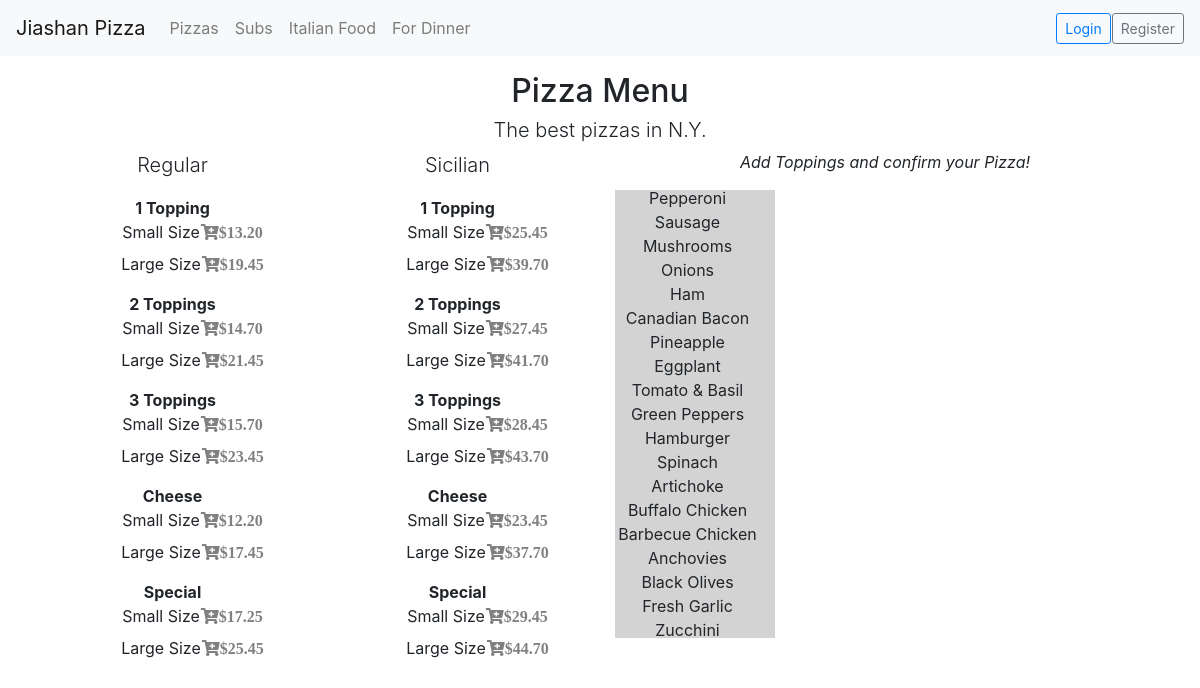
The page /pizzas on the database its author committed.
### orders/models.py (models this page shows, shortened)
class Pizza(models.Model):
    kind = models.CharField(max_length=64)
    type = models.CharField(max_length=64)
    size = models.CharField(max_length=5)
    price = models.DecimalField(max_digits=5, decimal_places=2)

class Topping (models.Model):
    name = models.CharField(max_length=64)

### orders/views.py (the view)
# urls.py: path("pizzas", views.pizzas, name="pizzas"),
def pizzas(request):
    pizza = Pizza.objects.all()
    topping =Topping.objects.all()
    context = {
    "user": request.user,
    "pizza" : pizza,
    "topping" : topping,
    }
    return render(request, "orders/pizzas.html", context)

### orders/templates/orders/pizzas.html (shortened to what this page needs)
{% extends "orders/base.html" %}
{% block body %}
<div class="container text-center">
  <div class="row justify-content-center margin-top">
    <div class="col-4">
      <h2>Pizza Menu</h2>
      <h4 class="lead">The best pizzas in N.Y.</h4>
    </div>
  </div>
  <div class="row">
{% regroup pizza by kind as kind_list %}
{% for k in kind_list%}
    <div class="col">
      <p class="lead">{{k.grouper}}</p>
    {% regroup k.list|dictsort:"type" by type as type_list %}
      <dl class="text-center Capitalize">
        {% for t in type_list%}
        <dd><b>{{t.grouper}}</b>
          <ul>
          {% for s in t.list %}
            <dd class="item">{{ s.size }} size<a href="#" data-order='{"ID":"{{s.id}}", "size":"{{s.size}}", "type":"{{s.type}}", "kind":"{{s.kind}}", "price":{{s.price}}}' class="fas fa-cart-plus item-button add-order">${{s.price}}</a></dd>
          {% endfor %}
          </ul>
        </dd>
        {% endfor %}
      </dl>
    </div>
{% endfor %}
    <div class="col-6">
      <p><em>Add Toppings and confirm your Pizza!</em></p>
      <div class="row">
        <div class="col-4">
          <dl class="text-center Capitalize" id="toppings">
            {% for t in topping%}
            <dd>{{ t.name }}<a href="#" data-order='{"ID":"{{t.id}}", "name":"{{t.name}}"}' class="fas fa-plus topp-button add-topp hide"></a></dd>
            {% endfor %}
          </dl>
        </div>
        <div class="col">
        </div>
      </div>
    </div>
  </div>
</div>
{% endblock %}

### orders/templates/orders/base.html (shortened to what this page needs)
{% load static %}
<!DOCTYPE html>
<html>
  <head>
    <link rel="stylesheet" href="https://maxcdn.bootstrapcdn.com/bootstrap/4.0.0-beta.3/css/bootstrap.min.css">
    <link rel="stylesheet" href="https://use.fontawesome.com/releases/v5.3.1/css/all.css">
    <link rel="stylesheet" href="{% static 'orders/styles.css' %}"/>
  </head>
  <body>
    <nav class="navbar navbar-expand navbar-light bg-light sticky-top">
      <a class="navbar-brand" href="{% url 'index' %}">Jiashan Pizza</a>
        <div class="navbar-nav">
          <a class="nav-item nav-link" href="{% url 'pizzas' %}">Pizzas</a>
          <a class="nav-item nav-link" href="#">Subs</a>
          <a class="nav-item nav-link" href="#">Italian Food</a>
          <a class="nav-item nav-link" href="#">For Dinner</a>
        </div>
        {% if not user.is_authenticated %}
        <form class="form-inline ml-auto">
          <a class="btn btn-sm btn-outline-primary" href="{% url 'login' %}" type="button">Login</a>
          <a class="btn btn-sm btn-outline-secondary" href="{% url 'register' %}" type="button">Register</a>
        </form>
        {% else %}
         <a class="nav-item nav-link ml-auto" href="{% url 'order' %}">My Order</a>
         <a class="btn btn-sm btn-outline-primary" href="{% url 'logout' %}" type="button">Logout</a>
        {% endif %}
    </nav>
        {% block body %}
        {% endblock %}
    </body>
</html>

### orders/static/orders/styles.css (style rules this page uses)
.btn { margin-left: 1px; }
.Capitalize { text-transform: capitalize; }
.item-button { text-indent: 1px; display: inline-block; line-height:inherit; color: gray; }
.margin-top { margin-top: 1em; }
#toppings { line-height: 1em; background-color: lightgray; }

### rows shown on the page
Pizza: grouper "Regular", grouper "Cheese", size "Small", price "12.20"
Pizza: grouper "1 Topping", size "Small", price "13.20"
Pizza: size "Large", price "19.45"
Pizza: grouper "2 Toppings", size "Small", price "14.70"
Pizza: size "Large", price "21.45"
Pizza: grouper "3 Toppings", size "Small", price "15.70"
Pizza: size "Large", price "23.45"
Pizza: size "Large", price "17.45"
Pizza: grouper "Special", size "Small", price "17.25"
Pizza: size "Large", price "25.45"
Pizza: grouper "Sicilian", grouper "Cheese", size "Small", price "23.45"
Pizza: grouper "1 Topping", size "Small", price "25.45"
Pizza: size "Large", price "39.70"
Pizza: grouper "2 Toppings", size "Small", price "27.45"
Pizza: size "Large", price "41.70"
Pizza: grouper "3 Toppings", size "Small", price "28.45"
Pizza: size "Large", price "43.70"
Pizza: size "Large", price "37.70"
Pizza: grouper "Special", size "Small", price "29.45"
Pizza: size "Large", price "44.70"
Topping: name "Pepperoni"
Topping: name "Sausage"
Topping: name "Mushrooms"
Topping: name "Onions"
Topping: name "Ham"
Topping: name "Canadian Bacon"
Topping: name "Pineapple"
Topping: name "Eggplant"
Topping: name "Tomato & Basil"
Topping: name "Green Peppers"
Topping: name "Hamburger"
Topping: name "Spinach"
Topping: name "Artichoke"
Topping: name "Buffalo Chicken"
Topping: name "Barbecue Chicken"
Topping: name "Anchovies"
Topping: name "Black Olives"
Topping: name "Fresh Garlic"
Topping: name "Zucchini"
